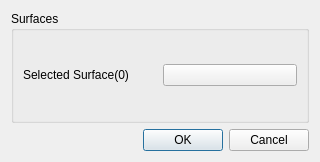
<?xml version="1.0" encoding="UTF-8"?>
<ui version="4.0">
 <class>DialogRemoveSurface</class>
 <widget class="QDialog" name="DialogRemoveSurface">
  <property name="geometry">
   <rect>
    <x>0</x>
    <y>0</y>
    <width>320</width>
    <height>162</height>
   </rect>
  </property>
  <property name="windowTitle">
   <string>DialogRemoveSurface</string>
  </property>
  <layout class="QGridLayout" name="gridLayout_2">
   <item row="0" column="0">
    <widget class="QGroupBox" name="groupBox">
     <property name="title">
      <string>Surfaces</string>
     </property>
     <layout class="QGridLayout" name="gridLayout">
      <item row="0" column="0">
       <widget class="QLabel" name="label">
        <property name="text">
         <string>Selected Surface(0)</string>
        </property>
       </widget>
      </item>
      <item row="0" column="1">
       <widget class="QPushButton" name="geoSelectSurface_1">
        <property name="styleSheet">
         <string notr="true">background-image: url(:/QUI/geometry/selectface.png);</string>
        </property>
        <property name="text">
         <string/>
        </property>
       </widget>
      </item>
     </layout>
    </widget>
   </item>
   <item row="1" column="0">
    <widget class="QDialogButtonBox" name="buttonBox">
     <property name="orientation">
      <enum>Qt::Horizontal</enum>
     </property>
     <property name="standardButtons">
      <set>QDialogButtonBox::Cancel|QDialogButtonBox::Ok</set>
     </property>
    </widget>
   </item>
  </layout>
 </widget>
 <resources>
  <include location="../qrc/qianfan.qrc"/>
 </resources>
 <connections>
  <connection>
   <sender>buttonBox</sender>
   <signal>accepted()</signal>
   <receiver>DialogRemoveSurface</receiver>
   <slot>accept()</slot>
   <hints>
    <hint type="sourcelabel">
     <x>248</x>
     <y>254</y>
    </hint>
    <hint type="destinationlabel">
     <x>157</x>
     <y>274</y>
    </hint>
   </hints>
  </connection>
  <connection>
   <sender>buttonBox</sender>
   <signal>rejected()</signal>
   <receiver>DialogRemoveSurface</receiver>
   <slot>reject()</slot>
   <hints>
    <hint type="sourcelabel">
     <x>316</x>
     <y>260</y>
    </hint>
    <hint type="destinationlabel">
     <x>286</x>
     <y>274</y>
    </hint>
   </hints>
  </connection>
 </connections>
</ui>
